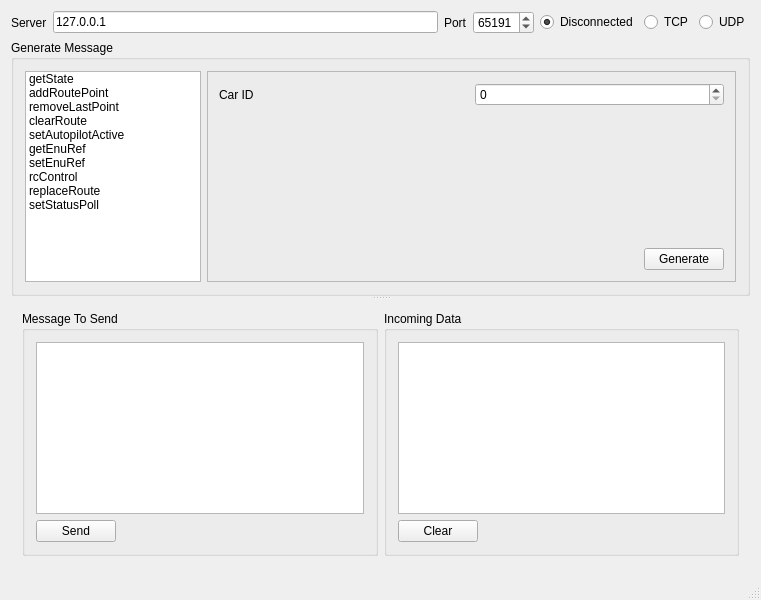
<?xml version="1.0" encoding="UTF-8"?>
<ui version="4.0">
 <class>MainWindow</class>
 <widget class="QMainWindow" name="MainWindow">
  <property name="geometry">
   <rect>
    <x>0</x>
    <y>0</y>
    <width>761</width>
    <height>600</height>
   </rect>
  </property>
  <property name="windowTitle">
   <string>Car Network Tester</string>
  </property>
  <widget class="QWidget" name="centralWidget">
   <layout class="QVBoxLayout" name="verticalLayout_6">
    <item>
     <layout class="QHBoxLayout" name="horizontalLayout_5">
      <item>
       <widget class="QLabel" name="label">
        <property name="text">
         <string>Server</string>
        </property>
       </widget>
      </item>
      <item>
       <widget class="QLineEdit" name="serverEdit">
        <property name="text">
         <string>127.0.0.1</string>
        </property>
       </widget>
      </item>
      <item>
       <widget class="QLabel" name="label_2">
        <property name="text">
         <string>Port</string>
        </property>
       </widget>
      </item>
      <item>
       <widget class="QSpinBox" name="portBox">
        <property name="maximum">
         <number>65535</number>
        </property>
        <property name="value">
         <number>65191</number>
        </property>
       </widget>
      </item>
      <item>
       <widget class="QRadioButton" name="disconnectedButton">
        <property name="text">
         <string>Disconnected</string>
        </property>
        <property name="checked">
         <bool>true</bool>
        </property>
       </widget>
      </item>
      <item>
       <widget class="QRadioButton" name="tcpButton">
        <property name="text">
         <string>TCP</string>
        </property>
       </widget>
      </item>
      <item>
       <widget class="QRadioButton" name="udpButton">
        <property name="text">
         <string>UDP</string>
        </property>
       </widget>
      </item>
     </layout>
    </item>
    <item>
     <widget class="QSplitter" name="splitter">
      <property name="orientation">
       <enum>Qt::Vertical</enum>
      </property>
      <widget class="QGroupBox" name="groupBox_3">
       <property name="title">
        <string>Generate Message</string>
       </property>
       <layout class="QVBoxLayout" name="verticalLayout_3">
        <item>
         <layout class="QHBoxLayout" name="horizontalLayout" stretch="1,3">
          <item>
           <widget class="QListWidget" name="listWidget">
            <property name="currentRow">
             <number>-1</number>
            </property>
            <item>
             <property name="text">
              <string>getState</string>
             </property>
            </item>
            <item>
             <property name="text">
              <string>addRoutePoint</string>
             </property>
            </item>
            <item>
             <property name="text">
              <string>removeLastPoint</string>
             </property>
            </item>
            <item>
             <property name="text">
              <string>clearRoute</string>
             </property>
            </item>
            <item>
             <property name="text">
              <string>setAutopilotActive</string>
             </property>
            </item>
            <item>
             <property name="text">
              <string>getEnuRef</string>
             </property>
            </item>
            <item>
             <property name="text">
              <string>setEnuRef</string>
             </property>
            </item>
            <item>
             <property name="text">
              <string>rcControl</string>
             </property>
            </item>
            <item>
             <property name="text">
              <string>replaceRoute</string>
             </property>
            </item>
            <item>
             <property name="text">
              <string>setStatusPoll</string>
             </property>
            </item>
           </widget>
          </item>
          <item>
           <widget class="QStackedWidget" name="cmdWidget">
            <property name="frameShape">
             <enum>QFrame::StyledPanel</enum>
            </property>
            <property name="currentIndex">
             <number>0</number>
            </property>
            <widget class="QWidget" name="pageGetState">
             <layout class="QVBoxLayout" name="verticalLayout_4">
              <item>
               <layout class="QHBoxLayout" name="horizontalLayout_7">
                <item>
                 <widget class="QLabel" name="label_3">
                  <property name="text">
                   <string>Car ID</string>
                  </property>
                 </widget>
                </item>
                <item>
                 <widget class="QSpinBox" name="getStateCarBox">
                  <property name="maximum">
                   <number>255</number>
                  </property>
                 </widget>
                </item>
               </layout>
              </item>
              <item>
               <spacer name="verticalSpacer">
                <property name="orientation">
                 <enum>Qt::Vertical</enum>
                </property>
                <property name="sizeHint" stdset="0">
                 <size>
                  <width>20</width>
                  <height>105</height>
                 </size>
                </property>
               </spacer>
              </item>
              <item>
               <layout class="QHBoxLayout" name="horizontalLayout_6">
                <item>
                 <spacer name="horizontalSpacer_3">
                  <property name="orientation">
                   <enum>Qt::Horizontal</enum>
                  </property>
                  <property name="sizeHint" stdset="0">
                   <size>
                    <width>40</width>
                    <height>20</height>
                   </size>
                  </property>
                 </spacer>
                </item>
                <item>
                 <widget class="QPushButton" name="getStateGenerateButton">
                  <property name="text">
                   <string>Generate</string>
                  </property>
                 </widget>
                </item>
               </layout>
              </item>
             </layout>
            </widget>
            <widget class="QWidget" name="pageAddRoutePoint">
             <layout class="QVBoxLayout" name="verticalLayout_5">
              <item>
               <layout class="QGridLayout" name="gridLayout">
                <item row="1" column="0">
                 <widget class="QDoubleSpinBox" name="addRoutePointPxBox">
                  <property name="prefix">
                   <string>PX: </string>
                  </property>
                  <property name="suffix">
                   <string> m</string>
                  </property>
                 </widget>
                </item>
                <item row="1" column="1">
                 <widget class="QDoubleSpinBox" name="addRoutePointPyBox">
                  <property name="prefix">
                   <string>PY: </string>
                  </property>
                  <property name="suffix">
                   <string> m</string>
                  </property>
                 </widget>
                </item>
                <item row="2" column="0">
                 <widget class="QLabel" name="label_6">
                  <property name="text">
                   <string>Speed</string>
                  </property>
                 </widget>
                </item>
                <item row="2" column="1">
                 <widget class="QDoubleSpinBox" name="addRoutePointSpeedBox">
                  <property name="suffix">
                   <string> m/s</string>
                  </property>
                 </widget>
                </item>
                <item row="3" column="0">
                 <widget class="QLabel" name="label_7">
                  <property name="text">
                   <string>Time</string>
                  </property>
                 </widget>
                </item>
                <item row="3" column="1">
                 <widget class="QTimeEdit" name="addRoutePointTimeEdit">
                  <property name="displayFormat">
                   <string>HH:mm:ss:zzz</string>
                  </property>
                 </widget>
                </item>
                <item row="0" column="0">
                 <widget class="QLabel" name="label_4">
                  <property name="text">
                   <string>Car ID</string>
                  </property>
                 </widget>
                </item>
                <item row="0" column="1">
                 <widget class="QSpinBox" name="addRoutePointCarBox">
                  <property name="maximum">
                   <number>255</number>
                  </property>
                 </widget>
                </item>
                <item row="4" column="0">
                 <widget class="QLabel" name="label_26">
                  <property name="text">
                   <string>Points</string>
                  </property>
                 </widget>
                </item>
                <item row="4" column="1">
                 <widget class="QSpinBox" name="addRoutePointPointsBox">
                  <property name="minimum">
                   <number>1</number>
                  </property>
                 </widget>
                </item>
               </layout>
              </item>
              <item>
               <spacer name="verticalSpacer_2">
                <property name="orientation">
                 <enum>Qt::Vertical</enum>
                </property>
                <property name="sizeHint" stdset="0">
                 <size>
                  <width>20</width>
                  <height>15</height>
                 </size>
                </property>
               </spacer>
              </item>
              <item>
               <layout class="QHBoxLayout" name="horizontalLayout_8">
                <item>
                 <spacer name="horizontalSpacer_4">
                  <property name="orientation">
                   <enum>Qt::Horizontal</enum>
                  </property>
                  <property name="sizeHint" stdset="0">
                   <size>
                    <width>40</width>
                    <height>20</height>
                   </size>
                  </property>
                 </spacer>
                </item>
                <item>
                 <widget class="QPushButton" name="addRoutePointGenerateButton">
                  <property name="text">
                   <string>Generate</string>
                  </property>
                 </widget>
                </item>
               </layout>
              </item>
             </layout>
            </widget>
            <widget class="QWidget" name="pageRemoveLastPoint">
             <layout class="QVBoxLayout" name="verticalLayout_7">
              <item>
               <layout class="QHBoxLayout" name="horizontalLayout_13">
                <item>
                 <widget class="QLabel" name="label_9">
                  <property name="text">
                   <string>Car ID</string>
                  </property>
                 </widget>
                </item>
                <item>
                 <widget class="QSpinBox" name="removeLastPointCarBox">
                  <property name="maximum">
                   <number>255</number>
                  </property>
                 </widget>
                </item>
               </layout>
              </item>
              <item>
               <spacer name="verticalSpacer_3">
                <property name="orientation">
                 <enum>Qt::Vertical</enum>
                </property>
                <property name="sizeHint" stdset="0">
                 <size>
                  <width>20</width>
                  <height>106</height>
                 </size>
                </property>
               </spacer>
              </item>
              <item>
               <layout class="QHBoxLayout" name="horizontalLayout_14">
                <item>
                 <spacer name="horizontalSpacer_7">
                  <property name="orientation">
                   <enum>Qt::Horizontal</enum>
                  </property>
                  <property name="sizeHint" stdset="0">
                   <size>
                    <width>40</width>
                    <height>20</height>
                   </size>
                  </property>
                 </spacer>
                </item>
                <item>
                 <widget class="QPushButton" name="removeLastPointGenerateButton">
                  <property name="text">
                   <string>Generate</string>
                  </property>
                 </widget>
                </item>
               </layout>
              </item>
             </layout>
            </widget>
            <widget class="QWidget" name="pageClearRoute">
             <layout class="QVBoxLayout" name="verticalLayout_8">
              <item>
               <layout class="QHBoxLayout" name="horizontalLayout_16">
                <item>
                 <widget class="QLabel" name="label_10">
                  <property name="text">
                   <string>Car ID</string>
                  </property>
                 </widget>
                </item>
                <item>
                 <widget class="QSpinBox" name="clearRouteCarBox">
                  <property name="maximum">
                   <number>255</number>
                  </property>
                 </widget>
                </item>
               </layout>
              </item>
              <item>
               <spacer name="verticalSpacer_4">
                <property name="orientation">
                 <enum>Qt::Vertical</enum>
                </property>
                <property name="sizeHint" stdset="0">
                 <size>
                  <width>20</width>
                  <height>106</height>
                 </size>
                </property>
               </spacer>
              </item>
              <item>
               <layout class="QHBoxLayout" name="horizontalLayout_15">
                <item>
                 <spacer name="horizontalSpacer_8">
                  <property name="orientation">
                   <enum>Qt::Horizontal</enum>
                  </property>
                  <property name="sizeHint" stdset="0">
                   <size>
                    <width>40</width>
                    <height>20</height>
                   </size>
                  </property>
                 </spacer>
                </item>
                <item>
                 <widget class="QPushButton" name="clearRouteGenerateButton">
                  <property name="text">
                   <string>Generate</string>
                  </property>
                 </widget>
                </item>
               </layout>
              </item>
             </layout>
            </widget>
            <widget class="QWidget" name="pageSetAutopilotActive">
             <layout class="QVBoxLayout" name="verticalLayout_9">
              <item>
               <layout class="QGridLayout" name="gridLayout_2" columnstretch="0,0,0">
                <item row="0" column="0">
                 <widget class="QLabel" name="label_11">
                  <property name="text">
                   <string>Car ID</string>
                  </property>
                 </widget>
                </item>
                <item row="0" column="1" colspan="2">
                 <widget class="QSpinBox" name="setAutopilotActiveCarBox">
                  <property name="maximum">
                   <number>255</number>
                  </property>
                 </widget>
                </item>
                <item row="1" column="0">
                 <widget class="QLabel" name="label_12">
                  <property name="text">
                   <string>Autopilot</string>
                  </property>
                 </widget>
                </item>
                <item row="1" column="1">
                 <widget class="QRadioButton" name="setAutopilotActiveDisabledButton">
                  <property name="text">
                   <string>Disabled</string>
                  </property>
                  <property name="checked">
                   <bool>true</bool>
                  </property>
                 </widget>
                </item>
                <item row="1" column="2">
                 <widget class="QRadioButton" name="setAutopilotActiveEnabledButton">
                  <property name="text">
                   <string>Enabled</string>
                  </property>
                 </widget>
                </item>
               </layout>
              </item>
              <item>
               <spacer name="verticalSpacer_5">
                <property name="orientation">
                 <enum>Qt::Vertical</enum>
                </property>
                <property name="sizeHint" stdset="0">
                 <size>
                  <width>20</width>
                  <height>79</height>
                 </size>
                </property>
               </spacer>
              </item>
              <item>
               <layout class="QHBoxLayout" name="horizontalLayout_17">
                <item>
                 <spacer name="horizontalSpacer_9">
                  <property name="orientation">
                   <enum>Qt::Horizontal</enum>
                  </property>
                  <property name="sizeHint" stdset="0">
                   <size>
                    <width>40</width>
                    <height>20</height>
                   </size>
                  </property>
                 </spacer>
                </item>
                <item>
                 <widget class="QPushButton" name="setAutopilotActiveGenerateButton">
                  <property name="text">
                   <string>Generate</string>
                  </property>
                 </widget>
                </item>
               </layout>
              </item>
             </layout>
            </widget>
            <widget class="QWidget" name="pageGetEnuRef">
             <layout class="QVBoxLayout" name="verticalLayout_10">
              <item>
               <layout class="QHBoxLayout" name="horizontalLayout_19">
                <item>
                 <widget class="QLabel" name="label_13">
                  <property name="text">
                   <string>Car ID</string>
                  </property>
                 </widget>
                </item>
                <item>
                 <widget class="QSpinBox" name="getEnuRefCarBox">
                  <property name="maximum">
                   <number>255</number>
                  </property>
                 </widget>
                </item>
               </layout>
              </item>
              <item>
               <widget class="QCheckBox" name="getEnuRefFromMapBox">
                <property name="text">
                 <string>From Map</string>
                </property>
               </widget>
              </item>
              <item>
               <spacer name="verticalSpacer_6">
                <property name="orientation">
                 <enum>Qt::Vertical</enum>
                </property>
                <property name="sizeHint" stdset="0">
                 <size>
                  <width>20</width>
                  <height>79</height>
                 </size>
                </property>
               </spacer>
              </item>
              <item>
               <layout class="QHBoxLayout" name="horizontalLayout_18">
                <item>
                 <spacer name="horizontalSpacer_10">
                  <property name="orientation">
                   <enum>Qt::Horizontal</enum>
                  </property>
                  <property name="sizeHint" stdset="0">
                   <size>
                    <width>40</width>
                    <height>20</height>
                   </size>
                  </property>
                 </spacer>
                </item>
                <item>
                 <widget class="QPushButton" name="getEnuRefGenerateButton">
                  <property name="text">
                   <string>Generate</string>
                  </property>
                 </widget>
                </item>
               </layout>
              </item>
             </layout>
            </widget>
            <widget class="QWidget" name="pageSetEnuRef">
             <layout class="QVBoxLayout" name="verticalLayout_11">
              <item>
               <layout class="QGridLayout" name="gridLayout_3">
                <item row="0" column="0">
                 <widget class="QLabel" name="label_14">
                  <property name="text">
                   <string>Car ID</string>
                  </property>
                 </widget>
                </item>
                <item row="0" column="1">
                 <widget class="QSpinBox" name="setEnuRefCarBox">
                  <property name="maximum">
                   <number>255</number>
                  </property>
                 </widget>
                </item>
                <item row="1" column="0">
                 <widget class="QLabel" name="label_15">
                  <property name="text">
                   <string>Latitude</string>
                  </property>
                 </widget>
                </item>
                <item row="1" column="1">
                 <widget class="QDoubleSpinBox" name="setEnuRefLatBox">
                  <property name="decimals">
                   <number>8</number>
                  </property>
                  <property name="minimum">
                   <double>-90.000000000000000</double>
                  </property>
                  <property name="maximum">
                   <double>90.000000000000000</double>
                  </property>
                 </widget>
                </item>
                <item row="2" column="0">
                 <widget class="QLabel" name="label_16">
                  <property name="text">
                   <string>Longitude</string>
                  </property>
                 </widget>
                </item>
                <item row="2" column="1">
                 <widget class="QDoubleSpinBox" name="setEnuRefLonBox">
                  <property name="decimals">
                   <number>8</number>
                  </property>
                  <property name="minimum">
                   <double>-180.000000000000000</double>
                  </property>
                  <property name="maximum">
                   <double>180.000000000000000</double>
                  </property>
                 </widget>
                </item>
                <item row="3" column="0">
                 <widget class="QLabel" name="label_17">
                  <property name="text">
                   <string>Height</string>
                  </property>
                 </widget>
                </item>
                <item row="3" column="1">
                 <widget class="QDoubleSpinBox" name="setEnuRefHeightBox">
                  <property name="decimals">
                   <number>3</number>
                  </property>
                  <property name="minimum">
                   <double>-5000.000000000000000</double>
                  </property>
                  <property name="maximum">
                   <double>10000.000000000000000</double>
                  </property>
                 </widget>
                </item>
               </layout>
              </item>
              <item>
               <spacer name="verticalSpacer_7">
                <property name="orientation">
                 <enum>Qt::Vertical</enum>
                </property>
                <property name="sizeHint" stdset="0">
                 <size>
                  <width>20</width>
                  <height>16</height>
                 </size>
                </property>
               </spacer>
              </item>
              <item>
               <layout class="QHBoxLayout" name="horizontalLayout_21">
                <item>
                 <spacer name="horizontalSpacer_11">
                  <property name="orientation">
                   <enum>Qt::Horizontal</enum>
                  </property>
                  <property name="sizeHint" stdset="0">
                   <size>
                    <width>40</width>
                    <height>20</height>
                   </size>
                  </property>
                 </spacer>
                </item>
                <item>
                 <widget class="QPushButton" name="setEnuRefGenerateButton">
                  <property name="text">
                   <string>Generate</string>
                  </property>
                 </widget>
                </item>
               </layout>
              </item>
             </layout>
            </widget>
            <widget class="QWidget" name="pageRcControl">
             <layout class="QVBoxLayout" name="verticalLayout_12">
              <item>
               <layout class="QGridLayout" name="gridLayout_4">
                <item row="0" column="0">
                 <widget class="QLabel" name="label_18">
                  <property name="text">
                   <string>Car ID</string>
                  </property>
                 </widget>
                </item>
                <item row="1" column="2">
                 <widget class="QRadioButton" name="rcControlCurrentButton">
                  <property name="text">
                   <string>Current</string>
                  </property>
                 </widget>
                </item>
                <item row="1" column="3">
                 <widget class="QRadioButton" name="rcControlCurrentBrakeButton">
                  <property name="text">
                   <string>Current brake</string>
                  </property>
                 </widget>
                </item>
                <item row="1" column="4">
                 <widget class="QRadioButton" name="rcControlSpeedButton">
                  <property name="text">
                   <string>Speed</string>
                  </property>
                 </widget>
                </item>
                <item row="2" column="0">
                 <widget class="QLabel" name="label_19">
                  <property name="text">
                   <string>Value</string>
                  </property>
                 </widget>
                </item>
                <item row="3" column="0">
                 <widget class="QLabel" name="label_20">
                  <property name="text">
                   <string>Steering</string>
                  </property>
                 </widget>
                </item>
                <item row="3" column="1" colspan="4">
                 <widget class="QSlider" name="rcControlSteeringSlider">
                  <property name="minimum">
                   <number>-100</number>
                  </property>
                  <property name="maximum">
                   <number>100</number>
                  </property>
                  <property name="orientation">
                   <enum>Qt::Horizontal</enum>
                  </property>
                 </widget>
                </item>
                <item row="1" column="1">
                 <widget class="QRadioButton" name="rcControlDutyButton">
                  <property name="text">
                   <string>Duty</string>
                  </property>
                  <property name="checked">
                   <bool>true</bool>
                  </property>
                 </widget>
                </item>
                <item row="1" column="0">
                 <widget class="QLabel" name="label_21">
                  <property name="text">
                   <string>Mode</string>
                  </property>
                 </widget>
                </item>
                <item row="2" column="1" colspan="4">
                 <widget class="QDoubleSpinBox" name="rcControlValueBox">
                  <property name="suffix">
                   <string> % | A | A | m/s</string>
                  </property>
                  <property name="maximum">
                   <double>100.000000000000000</double>
                  </property>
                 </widget>
                </item>
                <item row="0" column="1" colspan="4">
                 <widget class="QSpinBox" name="rcControlCarBox">
                  <property name="maximum">
                   <number>255</number>
                  </property>
                 </widget>
                </item>
               </layout>
              </item>
              <item>
               <spacer name="verticalSpacer_8">
                <property name="orientation">
                 <enum>Qt::Vertical</enum>
                </property>
                <property name="sizeHint" stdset="0">
                 <size>
                  <width>20</width>
                  <height>28</height>
                 </size>
                </property>
               </spacer>
              </item>
              <item>
               <layout class="QHBoxLayout" name="horizontalLayout_22">
                <item>
                 <spacer name="horizontalSpacer_12">
                  <property name="orientation">
                   <enum>Qt::Horizontal</enum>
                  </property>
                  <property name="sizeHint" stdset="0">
                   <size>
                    <width>40</width>
                    <height>20</height>
                   </size>
                  </property>
                 </spacer>
                </item>
                <item>
                 <widget class="QPushButton" name="rcControlGenerateButton">
                  <property name="text">
                   <string>Generate</string>
                  </property>
                 </widget>
                </item>
               </layout>
              </item>
             </layout>
            </widget>
            <widget class="QWidget" name="pageReplaceRoute">
             <layout class="QVBoxLayout" name="verticalLayout_13">
              <item>
               <layout class="QGridLayout" name="gridLayout_5">
                <item row="1" column="0">
                 <widget class="QDoubleSpinBox" name="replaceRoutePxBox">
                  <property name="prefix">
                   <string>PX: </string>
                  </property>
                  <property name="suffix">
                   <string> m</string>
                  </property>
                 </widget>
                </item>
                <item row="1" column="1">
                 <widget class="QDoubleSpinBox" name="replaceRoutePyBox">
                  <property name="prefix">
                   <string>PY: </string>
                  </property>
                  <property name="suffix">
                   <string> m</string>
                  </property>
                 </widget>
                </item>
                <item row="2" column="0">
                 <widget class="QLabel" name="label_8">
                  <property name="text">
                   <string>Speed</string>
                  </property>
                 </widget>
                </item>
                <item row="2" column="1">
                 <widget class="QDoubleSpinBox" name="replaceRouteSpeedBox">
                  <property name="suffix">
                   <string> m/s</string>
                  </property>
                 </widget>
                </item>
                <item row="3" column="0">
                 <widget class="QLabel" name="label_22">
                  <property name="text">
                   <string>Time</string>
                  </property>
                 </widget>
                </item>
                <item row="3" column="1">
                 <widget class="QTimeEdit" name="replaceRouteTimeEdit">
                  <property name="displayFormat">
                   <string>HH:mm:ss:zzz</string>
                  </property>
                 </widget>
                </item>
                <item row="0" column="0">
                 <widget class="QLabel" name="label_5">
                  <property name="text">
                   <string>Car ID</string>
                  </property>
                 </widget>
                </item>
                <item row="0" column="1">
                 <widget class="QSpinBox" name="replaceRouteCarBox">
                  <property name="maximum">
                   <number>255</number>
                  </property>
                 </widget>
                </item>
                <item row="4" column="0">
                 <widget class="QLabel" name="label_25">
                  <property name="text">
                   <string>Points</string>
                  </property>
                 </widget>
                </item>
                <item row="4" column="1">
                 <widget class="QSpinBox" name="replaceRoutePointsBox">
                  <property name="minimum">
                   <number>1</number>
                  </property>
                 </widget>
                </item>
               </layout>
              </item>
              <item>
               <spacer name="verticalSpacer_9">
                <property name="orientation">
                 <enum>Qt::Vertical</enum>
                </property>
                <property name="sizeHint" stdset="0">
                 <size>
                  <width>20</width>
                  <height>40</height>
                 </size>
                </property>
               </spacer>
              </item>
              <item>
               <layout class="QHBoxLayout" name="horizontalLayout_9">
                <item>
                 <spacer name="horizontalSpacer_5">
                  <property name="orientation">
                   <enum>Qt::Horizontal</enum>
                  </property>
                  <property name="sizeHint" stdset="0">
                   <size>
                    <width>40</width>
                    <height>20</height>
                   </size>
                  </property>
                 </spacer>
                </item>
                <item>
                 <widget class="QPushButton" name="replaceRouteGenerateButton">
                  <property name="text">
                   <string>Generate</string>
                  </property>
                 </widget>
                </item>
               </layout>
              </item>
             </layout>
            </widget>
            <widget class="QWidget" name="pageSetStatusPoll">
             <layout class="QVBoxLayout" name="verticalLayout_14">
              <item>
               <layout class="QGridLayout" name="gridLayout_6">
                <item row="0" column="0">
                 <widget class="QLabel" name="label_23">
                  <property name="text">
                   <string>Car ID</string>
                  </property>
                 </widget>
                </item>
                <item row="0" column="1">
                 <widget class="QSpinBox" name="setStatusPollCarBox">
                  <property name="minimum">
                   <number>-1</number>
                  </property>
                  <property name="maximum">
                   <number>255</number>
                  </property>
                 </widget>
                </item>
                <item row="1" column="0">
                 <widget class="QLabel" name="label_24">
                  <property name="text">
                   <string>Interval</string>
                  </property>
                 </widget>
                </item>
                <item row="1" column="1">
                 <widget class="QSpinBox" name="setStatusPollIntervalBox">
                  <property name="suffix">
                   <string> ms</string>
                  </property>
                  <property name="minimum">
                   <number>-1</number>
                  </property>
                  <property name="maximum">
                   <number>10000</number>
                  </property>
                  <property name="value">
                   <number>1000</number>
                  </property>
                 </widget>
                </item>
               </layout>
              </item>
              <item>
               <spacer name="verticalSpacer_10">
                <property name="orientation">
                 <enum>Qt::Vertical</enum>
                </property>
                <property name="sizeHint" stdset="0">
                 <size>
                  <width>20</width>
                  <height>87</height>
                 </size>
                </property>
               </spacer>
              </item>
              <item>
               <layout class="QHBoxLayout" name="horizontalLayout_10">
                <item>
                 <spacer name="horizontalSpacer_6">
                  <property name="orientation">
                   <enum>Qt::Horizontal</enum>
                  </property>
                  <property name="sizeHint" stdset="0">
                   <size>
                    <width>40</width>
                    <height>20</height>
                   </size>
                  </property>
                 </spacer>
                </item>
                <item>
                 <widget class="QPushButton" name="setStatusPollGenerateButton">
                  <property name="text">
                   <string>Generate</string>
                  </property>
                 </widget>
                </item>
               </layout>
              </item>
             </layout>
            </widget>
           </widget>
          </item>
         </layout>
        </item>
       </layout>
      </widget>
      <widget class="QWidget" name="layoutWidget">
       <layout class="QHBoxLayout" name="horizontalLayout_4">
        <item>
         <widget class="QGroupBox" name="groupBox">
          <property name="title">
           <string>Message To Send</string>
          </property>
          <layout class="QVBoxLayout" name="verticalLayout">
           <item>
            <widget class="QPlainTextEdit" name="outgoingEdit">
             <property name="lineWrapMode">
              <enum>QPlainTextEdit::NoWrap</enum>
             </property>
            </widget>
           </item>
           <item>
            <layout class="QHBoxLayout" name="horizontalLayout_2">
             <item>
              <widget class="QPushButton" name="sendButton">
               <property name="text">
                <string>Send</string>
               </property>
              </widget>
             </item>
             <item>
              <spacer name="horizontalSpacer">
               <property name="orientation">
                <enum>Qt::Horizontal</enum>
               </property>
               <property name="sizeHint" stdset="0">
                <size>
                 <width>40</width>
                 <height>20</height>
                </size>
               </property>
              </spacer>
             </item>
            </layout>
           </item>
          </layout>
         </widget>
        </item>
        <item>
         <widget class="QGroupBox" name="groupBox_2">
          <property name="title">
           <string>Incoming Data</string>
          </property>
          <layout class="QVBoxLayout" name="verticalLayout_2">
           <item>
            <widget class="QPlainTextEdit" name="incomingEdit">
             <property name="lineWrapMode">
              <enum>QPlainTextEdit::NoWrap</enum>
             </property>
             <property name="readOnly">
              <bool>true</bool>
             </property>
            </widget>
           </item>
           <item>
            <layout class="QHBoxLayout" name="horizontalLayout_3">
             <item>
              <widget class="QPushButton" name="clearButton">
               <property name="text">
                <string>Clear</string>
               </property>
              </widget>
             </item>
             <item>
              <spacer name="horizontalSpacer_2">
               <property name="orientation">
                <enum>Qt::Horizontal</enum>
               </property>
               <property name="sizeHint" stdset="0">
                <size>
                 <width>40</width>
                 <height>20</height>
                </size>
               </property>
              </spacer>
             </item>
            </layout>
           </item>
          </layout>
         </widget>
        </item>
       </layout>
      </widget>
     </widget>
    </item>
   </layout>
  </widget>
  <widget class="QMenuBar" name="menuBar">
   <property name="geometry">
    <rect>
     <x>0</x>
     <y>0</y>
     <width>761</width>
     <height>22</height>
    </rect>
   </property>
  </widget>
  <widget class="QStatusBar" name="statusBar"/>
 </widget>
 <layoutdefault spacing="6" margin="11"/>
 <resources/>
 <connections>
  <connection>
   <sender>listWidget</sender>
   <signal>currentRowChanged(int)</signal>
   <receiver>cmdWidget</receiver>
   <slot>setCurrentIndex(int)</slot>
   <hints>
    <hint type="sourcelabel">
     <x>141</x>
     <y>146</y>
    </hint>
    <hint type="destinationlabel">
     <x>336</x>
     <y>161</y>
    </hint>
   </hints>
  </connection>
 </connections>
</ui>
